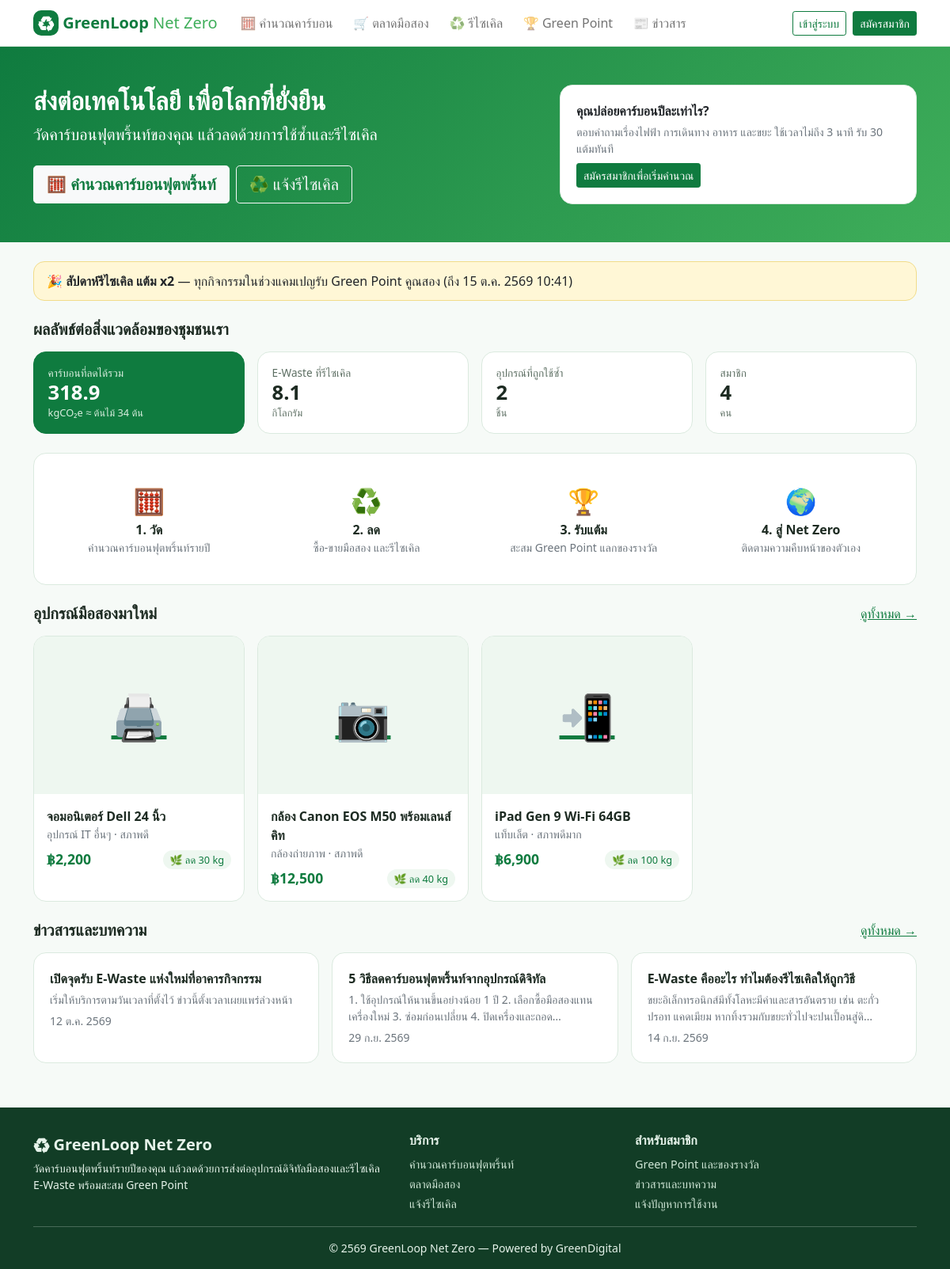
The page / on the database its author committed.
### tables this page shows
CREATE TABLE contents (
    id INT UNSIGNED AUTO_INCREMENT PRIMARY KEY,
    type ENUM('news','banner','campaign') NOT NULL DEFAULT 'news',
    title VARCHAR(150) NOT NULL,
    body TEXT NOT NULL,
    image VARCHAR(150) NULL,
    point_multiplier DECIMAL(3,1) NOT NULL DEFAULT 1.0 COMMENT 'ใช้กับแคมเปญ: ตัวคูณ Green Point',
    publish_at DATETIME NOT NULL COMMENT 'เริ่มแสดงผล',
    expire_at DATETIME NULL COMMENT 'สิ้นสุดการแสดงผล (NULL = ไม่มีกำหนด)',
    is_active TINYINT(1) NOT NULL DEFAULT 1,
    created_by INT UNSIGNED NOT NULL,
    created_at DATETIME NOT NULL DEFAULT CURRENT_TIMESTAMP,
    KEY idx_contents_window (publish_at, expire_at),
    CONSTRAINT fk_contents_user FOREIGN KEY (created_by) REFERENCES users (id) ON DELETE CASCADE
);

CREATE TABLE products (
    id INT UNSIGNED AUTO_INCREMENT PRIMARY KEY,
    user_id INT UNSIGNED NOT NULL,
    category_id INT UNSIGNED NOT NULL,
    title VARCHAR(150) NOT NULL,
    description TEXT NOT NULL,
    price DECIMAL(10,2) NOT NULL,
    item_condition ENUM('like_new','very_good','good','fair') NOT NULL DEFAULT 'good',
    image VARCHAR(150) NULL,
    status ENUM('pending','approved','rejected','sold','hidden') NOT NULL DEFAULT 'pending',
    created_at DATETIME NOT NULL DEFAULT CURRENT_TIMESTAMP,
    KEY idx_products_status (status),
    CONSTRAINT fk_products_user FOREIGN KEY (user_id) REFERENCES users (id) ON DELETE CASCADE,
    CONSTRAINT fk_products_category FOREIGN KEY (category_id) REFERENCES categories (id)
);

CREATE TABLE categories (
    id INT UNSIGNED AUTO_INCREMENT PRIMARY KEY,
    name VARCHAR(80) NOT NULL,
    icon VARCHAR(16) NOT NULL DEFAULT '📦',
    co2_reuse_kg DECIMAL(8,2) NOT NULL DEFAULT 0 COMMENT 'kgCO2e ที่ลดได้เมื่อใช้ซ้ำ 1 ชิ้น',
    co2_recycle_per_kg DECIMAL(8,2) NOT NULL DEFAULT 0 COMMENT 'kgCO2e ที่ลดได้เมื่อรีไซเคิล 1 กก.'
);

### config.php (called while the page is built)
<?php
function gc_env($name, $default)
{
    $v = getenv($name);
    return $v === false ? $default : $v;
}
return [
    'db_host' => gc_env('GC_DB_HOST', '127.0.0.1'),
    'db_port' => gc_env('GC_DB_PORT', '3306'),
    'db_name' => gc_env('GC_DB_NAME', 'greencarbon'),
    'db_user' => gc_env('GC_DB_USER', 'root'),
    'db_pass' => gc_env('GC_DB_PASS', ''),
];

### index.php (the view, shortened to what this page needs)
<?php
require __DIR__ . '/includes/init.php';
$u = user();
$banner = row("SELECT * FROM contents WHERE type = 'banner' AND " . CONTENT_LIVE . ' ORDER BY publish_at DESC LIMIT 1');
$campaign = active_campaign();
$news = rows("SELECT * FROM contents WHERE type = 'news' AND " . CONTENT_LIVE . ' ORDER BY publish_at DESC LIMIT 3');
$products = rows("SELECT p.*, c.name AS cat_name, c.icon AS cat_icon, c.co2_reuse_kg FROM products p JOIN categories c ON c.id = p.category_id WHERE p.status = 'approved' ORDER BY p.id DESC LIMIT 4");
$impact = [
    'co2' => (float) val('SELECT COALESCE(SUM(co2_saved_kg), 0) FROM green_activities'),
    'ewaste' => (float) val("SELECT COALESCE(SUM(weight_kg), 0) FROM recycle_requests WHERE status = 'completed'"),
    'reused' => (int) val("SELECT COUNT(*) FROM orders WHERE status = 'completed'"),
    'members' => (int) val("SELECT COUNT(*) FROM users WHERE role = 'user'"),
];
$myFp = $u ? row('SELECT * FROM carbon_footprints WHERE user_id = ? ORDER BY year DESC LIMIT 1', [$u['id']]) : null;
require __DIR__ . '/includes/header.php';
?>
<section class="hero">
  <div class="container">
    <div class="row align-items-center g-4">
      <div class="col-lg-7">
        <h1><?= e($banner ? $banner['title'] : 'ส่งต่อเทคโนโลยี เพื่อโลกที่ยั่งยืน') ?></h1>
        <p class="lead mb-4"><?= e($banner ? $banner['body'] : 'วัดคาร์บอนฟุตพริ้นท์ของคุณ แล้วลดด้วยการใช้ซ้ำและรีไซเคิล') ?></p>
        <div class="d-flex gap-2 flex-wrap">
          <a class="btn btn-light btn-lg" href="<?= e(url('footprint.php')) ?>">🧮 คำนวณคาร์บอนฟุตพริ้นท์</a>
          <a class="btn btn-outline-light btn-lg" href="<?= e(url('recycle.php')) ?>">♻️ แจ้งรีไซเคิล</a>
        </div>
      </div>
      <div class="col-lg-5">
        <?php if ($myFp): $saved = co2_saved($u['id'], $myFp['year']); $pct = $myFp['total_kg'] > 0 ? min(100, $saved / $myFp['total_kg'] * 100) : 0; ?>
        <?php else: ?>
          <div class="panel text-dark">
            <div class="fw-bold mb-1">คุณปล่อยคาร์บอนปีละเท่าไร?</div>
            <p class="small text-muted mb-2">ตอบคำถามเรื่องไฟฟ้า การเดินทาง อาหาร และขยะ ใช้เวลาไม่ถึง 3 นาที รับ <?= (int) setting('points_footprint', 30) ?> แต้มทันที</p>
            <a class="btn btn-success btn-sm" href="<?= e(url($u ? 'footprint.php' : 'register.php')) ?>"><?= $u ? 'เริ่มคำนวณ' : 'สมัครสมาชิกเพื่อเริ่มคำนวณ' ?></a>
          </div>
        <?php endif; ?>
      </div>
    </div>
  </div>
</section>
<div class="container py-4">
  <?php if ($campaign): ?>
    <a class="campaign-bar d-block text-decoration-none text-dark mb-4" href="<?= e(url('news.php?id=' . $campaign['id'])) ?>">🎉 <strong><?= e($campaign['title']) ?></strong> — <?= e($campaign['body']) ?> (ถึง <?= thai_date($campaign['expire_at']) ?>)</a>
  <?php endif; ?>
  <h2 class="h5 fw-bold mb-3">ผลลัพธ์ต่อสิ่งแวดล้อมของชุมชนเรา</h2>
  <div class="row g-3 mb-4">
    <div class="col-6 col-lg-3"><div class="stat green"><div class="label">คาร์บอนที่ลดได้รวม</div><div class="value"><?= num($impact['co2'], 1) ?></div><div class="unit">kgCO₂e ≈ ต้นไม้ <?= num(trees($impact['co2']), 0) ?> ต้น</div></div></div>
    <div class="col-6 col-lg-3"><div class="stat"><div class="label">E-Waste ที่รีไซเคิล</div><div class="value"><?= num($impact['ewaste']) ?></div><div class="unit">กิโลกรัม</div></div></div>
    <div class="col-6 col-lg-3"><div class="stat"><div class="label">อุปกรณ์ที่ถูกใช้ซ้ำ</div><div class="value"><?= $impact['reused'] ?></div><div class="unit">ชิ้น</div></div></div>
    <div class="col-6 col-lg-3"><div class="stat"><div class="label">สมาชิก</div><div class="value"><?= $impact['members'] ?></div><div class="unit">คน</div></div></div>
  </div>
  <div class="panel mb-4">
    <div class="row text-center">
      <div class="col-6 col-md-3 loop-step"><div class="ico">🧮</div><strong>1. วัด</strong><div class="small text-muted">คำนวณคาร์บอนฟุตพริ้นท์รายปี</div></div>
      <div class="col-6 col-md-3 loop-step"><div class="ico">♻️</div><strong>2. ลด</strong><div class="small text-muted">ซื้อ-ขายมือสอง และรีไซเคิล</div></div>
      <div class="col-6 col-md-3 loop-step"><div class="ico">🏆</div><strong>3. รับแต้ม</strong><div class="small text-muted">สะสม Green Point แลกของรางวัล</div></div>
      <div class="col-6 col-md-3 loop-step"><div class="ico">🌍</div><strong>4. สู่ Net Zero</strong><div class="small text-muted">ติดตามความคืบหน้าของตัวเอง</div></div>
    </div>
  </div>
  <?php if ($products): ?>
    <div class="d-flex justify-content-between align-items-center mb-3"><h2 class="h5 fw-bold mb-0">อุปกรณ์มือสองมาใหม่</h2><a href="<?= e(url('market.php')) ?>">ดูทั้งหมด →</a></div>
    <div class="row g-3 mb-4"><?php foreach ($products as $p): ?><div class="col-6 col-lg-3"><?= product_card($p) ?></div><?php endforeach; ?></div>
  <?php endif; ?>
  <?php if ($news): ?>
    <div class="d-flex justify-content-between align-items-center mb-3"><h2 class="h5 fw-bold mb-0">ข่าวสารและบทความ</h2><a href="<?= e(url('news.php')) ?>">ดูทั้งหมด →</a></div>
    <div class="row g-3"><?php foreach ($news as $c): ?>
      <div class="col-md-4"><a class="panel d-block h-100 text-decoration-none text-reset" href="<?= e(url('news.php?id=' . $c['id'])) ?>">
        <strong><?= e($c['title']) ?></strong><p class="small text-muted mb-1 mt-1"><?= e(mb_strimwidth($c['body'], 0, 110, '…')) ?></p><span class="small text-muted"><?= thai_date($c['publish_at'], false) ?></span></a></div>
    <?php endforeach; ?></div>
  <?php endif; ?>
</div>
<?php require __DIR__ . '/includes/footer.php'; ?>

### includes/init.php (shortened to what this page needs)
<?php
function db()
{
    static $pdo = null;
    if ($pdo === null) {
        $c = require ROOT_PATH . '/config.php';
        try {
            $pdo = new PDO(
                "mysql:host={$c['db_host']};port={$c['db_port']};dbname={$c['db_name']};charset=utf8mb4",
                $c['db_user'],
                $c['db_pass'],
                [
                    PDO::ATTR_ERRMODE => PDO::ERRMODE_EXCEPTION,
                    PDO::ATTR_DEFAULT_FETCH_MODE => PDO::FETCH_ASSOC,
                    PDO::ATTR_EMULATE_PREPARES => false,
                ]
            );
            $pdo->exec("SET time_zone = '+07:00'");
        } catch (PDOException $ex) {
            http_response_code(500);
            exit('<h3>เชื่อมต่อฐานข้อมูลไม่ได้</h3><p>กรุณานำเข้าไฟล์ <code>database.sql</code> และตรวจสอบการตั้งค่าใน <code>config.php</code></p>');
        }
    }
    return $pdo;
}
function q($sql, $params = [])
{
    $st = db()->prepare($sql);
    $st->execute($params);
    return $st;
}
function row($sql, $params = [])
{
    $r = q($sql, $params)->fetch();
    return $r ?: null;
}
function rows($sql, $params = [])
{
    return q($sql, $params)->fetchAll();
}
function val($sql, $params = [])
{
    return q($sql, $params)->fetchColumn();
}
function e($s)
{
    return htmlspecialchars((string) $s, ENT_QUOTES, 'UTF-8');
}
function url($path = '')
{
    return BASE_URL . '/' . ltrim($path, '/');
}
function baht($n)
{
    $n = (float) $n;
    return '฿' . number_format($n, floor($n) == $n ? 0 : 2);
}
function num($n, $dec = 2)
{
    $s = number_format((float) $n, $dec);
    return $dec > 0 ? rtrim(rtrim($s, '0'), '.') : $s;
}
function thai_date($dt, $time = true)
{
    $t = strtotime($dt);
    $m = ['', 'ม.ค.', 'ก.พ.', 'มี.ค.', 'เม.ย.', 'พ.ค.', 'มิ.ย.', 'ก.ค.', 'ส.ค.', 'ก.ย.', 'ต.ค.', 'พ.ย.', 'ธ.ค.'];
    return date('j', $t) . ' ' . $m[(int) date('n', $t)] . ' ' . (date('Y', $t) + 543) . ($time ? ' ' . date('H:i', $t) : '');
}
function setting($name, $default = '')
{
    static $all = null;
    if ($all === null) {
        $all = [];
        foreach (rows('SELECT name, value FROM settings') as $r) {
            $all[$r['name']] = $r['value'];
        }
    }
    return isset($all[$name]) && $all[$name] !== '' ? $all[$name] : $default;
}
function user()
{
    static $u = false;
    if ($u === false) {
        $u = empty($_SESSION['uid']) ? null : row('SELECT * FROM users WHERE id = ?', [$_SESSION['uid']]);
    }
    return $u;
}
function active_campaign()
{
    static $c = false;
    if ($c === false) {
        $c = row("SELECT * FROM contents WHERE type = 'campaign' AND " . CONTENT_LIVE . ' ORDER BY point_multiplier DESC, id DESC LIMIT 1');
    }
    return $c;
}
function trees($kg)
{
    return $kg / max(0.1, (float) setting('tree_kg_per_year', 9.5));
}
function product_thumb($p)
{
    return '<div class="ph">' . e($p['cat_icon']) . '</div>';
}
function product_card($p)
{
    $href = e(url('product.php?id=' . $p['id']));
    return '<div class="card product-card h-100"><a href="' . $href . '" class="thumb">' . product_thumb($p) . '</a>'
        . '<div class="card-body"><a class="title stretched-link" href="' . $href . '">' . e($p['title']) . '</a>'
        . '<div class="small text-muted">' . e($p['cat_name']) . ' · สภาพ' . CONDITIONS[$p['item_condition']] . '</div>'
        . '<div class="d-flex justify-content-between align-items-end mt-2"><span class="price">' . baht($p['price']) . '</span>'
        . '<span class="co2-tag">🌿 ลด ' . num($p['co2_reuse_kg'], 0) . ' kg</span></div></div></div>';
}

### rows shown on the page
contents: title "ส่งต่อเทคโนโลยี เพื่อโลกที่ยั่งยืน", body "วัดคาร์บอนฟุตพริ้นท์ของคุณ แล้วลดด้วยการใช้ซ้ำและรีไซเคิล"
contents: title "สัปดาห์รีไซเคิล แต้ม x2", body "ทุกกิจกรรมในช่วงแคมเปญรับ Green Point คูณสอง", expire_at "15 ต.ค. 2569 10:41"
products: category.icon "🖨️", title "จอมอนิเตอร์ Dell 24 นิ้ว", category.name "อุปกรณ์ IT อื่นๆ", item_condition "ดี", price "฿2,200", category.co2_reuse_kg "30"
products: category.icon "📷", title "กล้อง Canon EOS M50 พร้อมเลนส์คิท", category.name "กล้องถ่ายภาพ", item_condition "ดี", price "฿12,500", category.co2_reuse_kg "40"
products: category.icon "📲", title "iPad Gen 9 Wi-Fi 64GB", category.name "แท็บเล็ต", item_condition "ดีมาก", price "฿6,900", category.co2_reuse_kg "100"
contents: title "เปิดจุดรับ E-Waste แห่งใหม่ที่อาคารกิจกรรม", body "เริ่มให้บริการตามวันเวลาที่ตั้งไว้ ข่าวนี้ตั้งเวลาเผยแพร่ล่วงหน้า", publish_at "12 ต.ค. 2569"
contents: title "5 วิธีลดคาร์บอนฟุตพริ้นท์จากอุปกรณ์ดิจิทัล", body "1. ใช้อุปกรณ์ให้นานขึ้นอย่างน้อย 1 ปี 2. เลือกซื้อมือสองแทนเครื่องใหม่ 3. ซ่อมก่อนเปลี่ยน 4. ปิดเครื่องและถอด…", publish_at "29 ก.ย. 2569"
contents: title "E-Waste คืออะไร ทำไมต้องรีไซเคิลให้ถูกวิธี", body "ขยะอิเล็กทรอนิกส์มีทั้งโลหะมีค่าและสารอันตราย เช่น ตะกั่ว ปรอท แคดเมียม หากทิ้งรวมกับขยะทั่วไปจะปนเปื้อนสู่ดิ…", publish_at "14 ก.ย. 2569"

### other values the page prints
$label "🧮 คำนวณคาร์บอน"
$label "🛒 ตลาดมือสอง"
$label "♻️ รีไซเคิล"
$label "🏆 Green Point"
$label "📰 ข่าวสาร"
setting('points_footprint', 30) "30"
num($impact['co2'], 1) "318.9"
num(trees($impact['co2']), 0) "34"
num($impact['ewaste']) "8.1"
$impact['reused'] "2"
$impact['members'] "4"
